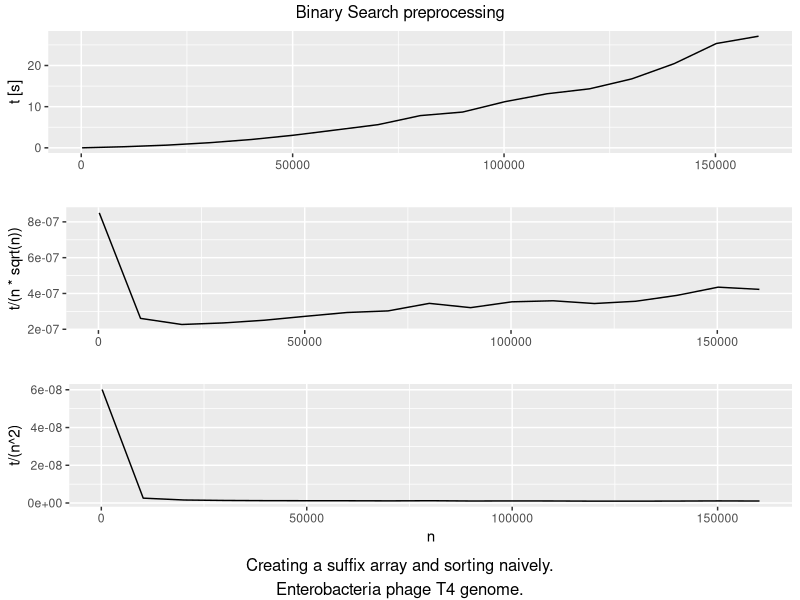

Generate this figure with R: (Note: this script raises an error after producing the figure.)
library(gridExtra)
library(tidyverse)


fancyarrange3 = function(p1, p2, p3, sometitle, somesubtitle) {
    gA <- ggplotGrob(p1)
    gB <- ggplotGrob(p2)
    gC <- ggplotGrob(p3)
    
    maxWidth = grid::unit.pmax(gA$widths[2:5], gB$widths[2:5], gC$widths[2:5])
    gA$widths[2:5] <- as.list(maxWidth)
    gB$widths[2:5] <- as.list(maxWidth)
    gC$widths[2:5] <- as.list(maxWidth)
    
    grid.arrange(gA, gB, gC, ncol=1, top = paste(sometitle), bottom = somesubtitle)
}

fancyarrange2 = function(p1, p2, sometitle, somesubtitle) {
    gA <- ggplotGrob(p1)
    gB <- ggplotGrob(p2)
    
    
    maxWidth = grid::unit.pmax(gA$widths[2:5], gB$widths[2:5])
    gA$widths[2:5] <- as.list(maxWidth)
    gB$widths[2:5] <- as.list(maxWidth)
    
    
    grid.arrange(gA, gB, ncol=1, top = paste(sometitle), bottom = somesubtitle)
}



# sa - suffix array
prep_bs <- read_csv("prep_bs.csv")


p_prep_bs1 = prep_bs %>% ggplot(aes(n, t)) + geom_line() + labs(y = "t [s]", x = "") #+ labs(title = 'some subtitle')
p_prep_bs2 = prep_bs %>% ggplot(aes(n, t/(n*log(n)))) + geom_line() + labs(x = "")
p_prep_bs3 = prep_bs %>% ggplot(aes(n, t/(n*sqrt(n)))) + geom_line() + labs(x = "")
p_prep_bs4 = prep_bs %>% ggplot(aes(n, t/(n^2))) + geom_line()



fancyarrange3(p_prep_bs1, p_prep_bs3, p_prep_bs4, 'Binary Search preprocessing', 'Creating a suffix array and sorting naively.\nEnterobacteria phage T4 genome.')



#sa %>%  mutate(ratio = s/(n^2)) %>%  View


# lcp - longest common prefix
lcp <- read_csv("lcp.csv")
p_lcp1 = lcp %>% ggplot(aes(n, s)) + geom_point()
p_lcp2 = lcp %>% ggplot(aes(n, s/(n*sqrt(n)))) + geom_point()
fancyarrange2(p_lcp1, p_lcp2, 'Longest Common Prefix')


# st - suffix tree
st <- read_csv("st.csv")
p_st1 = st %>% ggplot(aes(n, s)) + geom_point()
p_st2 = st %>% ggplot(aes(n, s/(n))) + geom_point()
p_st3 = st %>% ggplot(aes(n, s/n^2)) + geom_point()


fancyarrange3(p_st1, p_st2, p_st3, 'Suffix Tree')





